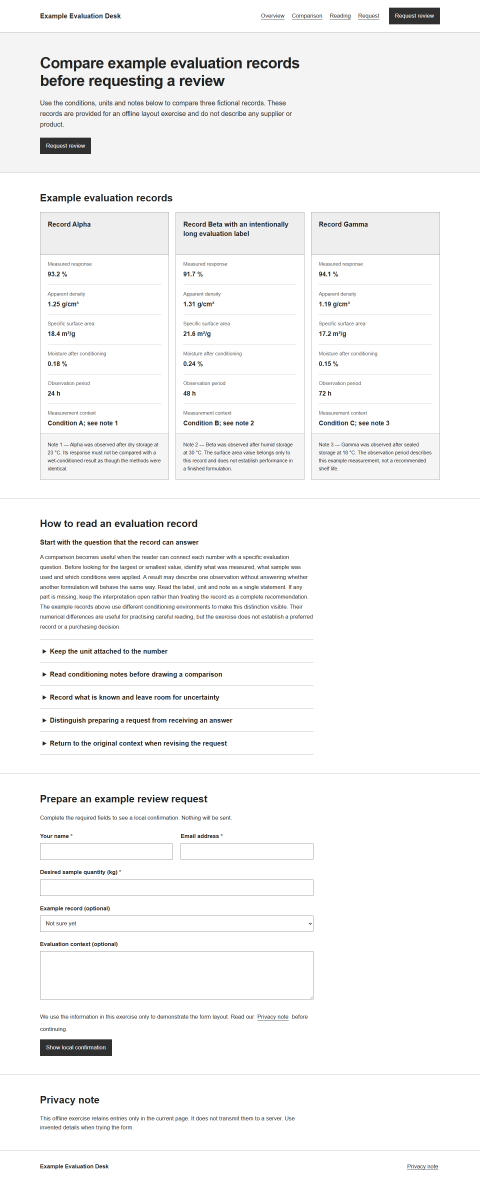
#> input picture 90_archive/skills/2026-09-07/gate3-method-validation/design-v1/initial-1440.png, 1440 x 3545 px (shown at 1/3 size)
$ python images.py
#> lines starting #> are read from the running program, lines starting #| are printed output that depends on the picture; pictures that were not available may be replaced by others from this repository, and a replacement may not be noted
from pathlib import Path
from PIL import Image,ImageChops
import json
root=Path(__file__).parent.parent
out=Path(__file__).parent/'evidence'
names=[f'{state}-{w}.png' for state in ['initial','expanded'] for w in [1440,768,390]]+['mobile-menu-390.png','invalid-submit-390.png','simulated-success-390.png']
comparisons=[]
for name in names:
 im=Image.open(root/'design-v1'/name)
#> im is the input picture: PIL image 1440x3545 RGB; mean R, G, B 246.4, 246.3, 246.4
 for y in range(0,im.height,760):im.crop((0,y,im.width,min(y+840,im.height))).save(out/f'{Path(name).stem}-y{y}.png')
#> this loop made 5 passes
#> pass 1, `for y in range(0,im.height,760):im.crop((0,y,im.width,min(y+840,im.hei..`:
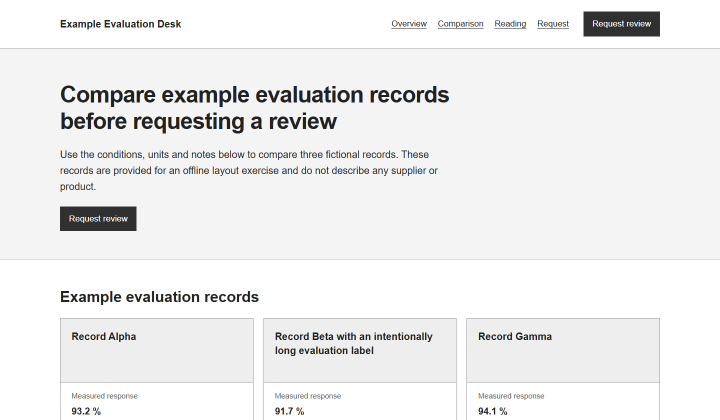
#> saved as initial-1440-y0.png: PIL image 1440x840 RGB (shown at 1/2 size); mean R, G, B 238.2, 238.2, 238.2
#> pass 2, `for y in range(0,im.height,760):im.crop((0,y,im.width,min(y+840,im.hei..`:
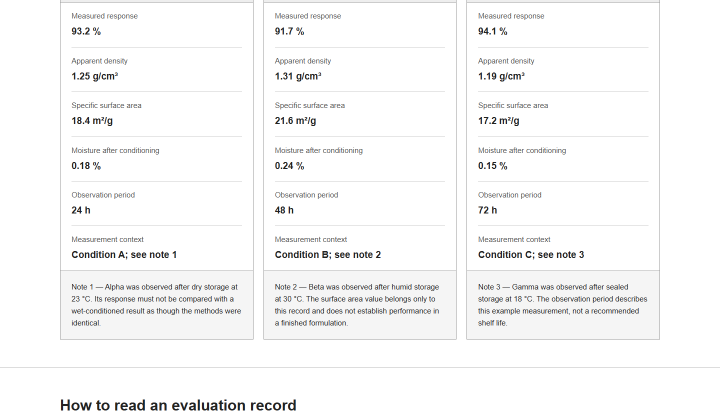
#> saved as initial-1440-y760.png: PIL image 1440x840 RGB (shown at 1/2 size); mean R, G, B 247.9, 247.9, 247.9
 run=out/f'runtime-{name}'
 if run.exists():
  a=im.convert('RGB');b=Image.open(run).convert('RGB')
  comparisons.append({'asset':name,'sameDimensions':a.size==b.size,'pixelEqual':a.size==b.size and ImageChops.difference(a,b).getbbox() is None})
#> pass 2 of the loop `for name in names:`:
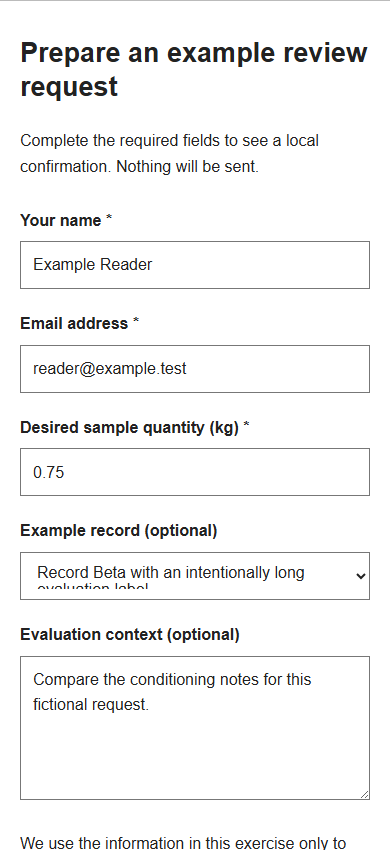
#> input picture 90_archive/skills/2026-09-07/gate3-method-validation/design-v1/failure-mobile-select-before-fix.png, 390 x 850 px, given in place of initial-768.png, which was not available
#> im is the input picture: PIL image 390x850 RGB; mean R, G, B 244.1, 244.1, 244.1
#> the loop `for y in range(0,im.height,760):im.crop((0,y,im.width,min(y+840,im.hei..` made 2 passes
#> pass 1, `for y in range(0,im.height,760):im.crop((0,y,im.width,min(y+840,im.hei..`:
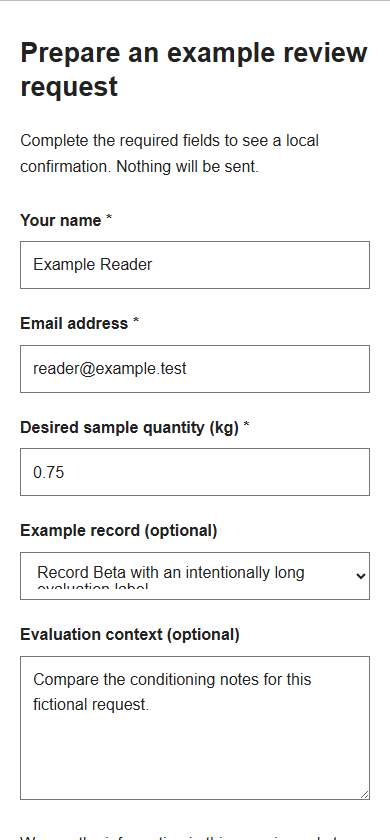
#> saved as initial-768-y0.png: PIL image 390x840 RGB; mean R, G, B 244.6, 244.6, 244.6
#> pass 2, `for y in range(0,im.height,760):im.crop((0,y,im.width,min(y+840,im.hei..`:
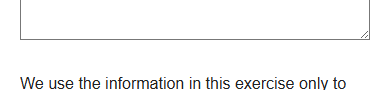
#> saved as initial-768-y760.png: PIL image 390x90 RGB; mean R, G, B 247, 247, 247
(out/'correspondence.json').write_text(json.dumps(comparisons,indent=2))
print(json.dumps(comparisons))
